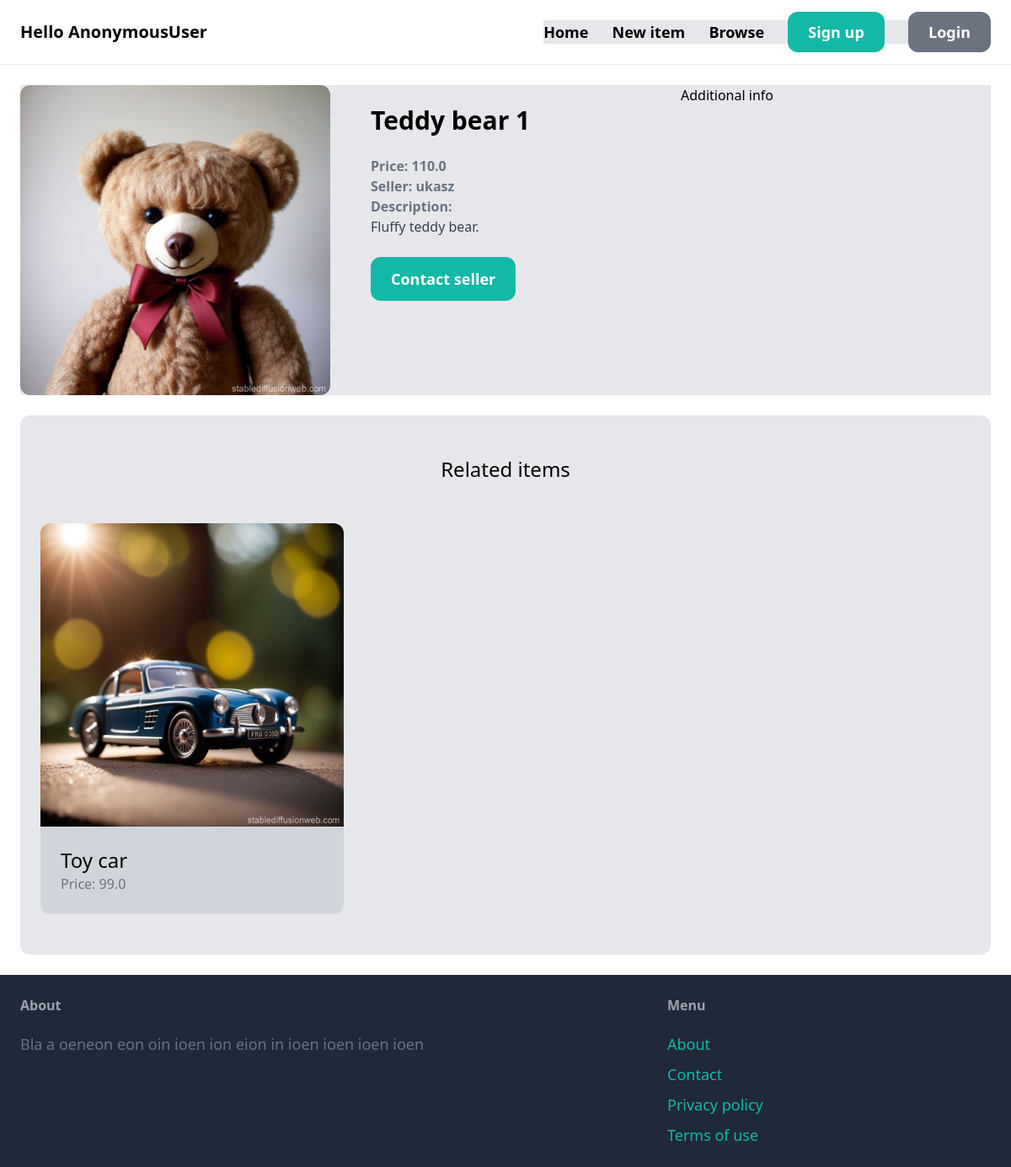
Page /items/1/ on the committed database.
### item/models.py (models this page shows, shortened)
class Item(models.Model):
    category    = models.ForeignKey(Category, related_name="items", on_delete=models.CASCADE)
    name        = models.CharField(max_length=120)
    description = models.TextField(blank=True, null=True)
    price       = models.FloatField()
    image       = models.ImageField(upload_to="item_images", blank=True, null=True)
    is_sold     = models.BooleanField(default=False)
    created_by  = models.ForeignKey(User, related_name="items", on_delete=models.CASCADE)
    created_at  = models.DateTimeField(auto_now_add=True)

### item/views.py (the view)
# urls.py: path("<int:pk>/", views.detail_view, name="detail-view"),
def detail_view(request, pk):
    item = get_object_or_404(Item, pk=pk)
    related_items = Item.objects.filter(category=item.category, is_sold=False).exclude(pk=pk)[:3]
    context = {
        "item": item,
        "related_items": related_items}
    return render(request, "item/item_detail.html", context)

### item/templates/item/item_detail.html (shortened to what this page needs)
{% extends "core/core_base.html" %}
{% block content %}
    <div class="grid grid-cols-3 gap-6 bg-gray-200">
        <div class="cols-span-3">
            <img src="{{ item.image.url }}" class="rounded-xl"></img>
        </div>
        <div class="cols-span-2 p-6 bg-gray-200 rounded-xl">
            <h1 class="mb-6 font-semibold text-3xl ">{{ item.name }}</h1>
            <p class="text-gray-500 font-semibold">Price: {{ item.price }}</p>
            <p class="text-gray-500"><strong>Seller: {{ item.created_by.username }}</strong></p>
            {% if item.description %}
                <p class="text-gray-700">
                <strong class="text-gray-500">Description:</strong><br>
                    {{ item.description }}
                </p>
            {% endif %}
            {% if request.user == item.created_by %}
                <div class="mt-6 p-6 bg-gray-300 rounded-xl">
                    <p>This is your item!</p>
                    <a href="{% url "item:edit-view" item.id %}" class="inline-block mt-6 px-6 py-3 text-lg font-semibold bg-teal-500 text-white rounded-xl hover:bg-teal-700">Edit</a>
                    <a href="{% url "item:delete-view" item.id %}" class="inline-block mt-6 px-6 py-3 text-lg font-semibold bg-red-500 text-white rounded-xl hover:bg-red-700 hover:text-black">Delete</a>
                </div>
            {% else %}
                <a href="{% url "conversation:new-view" item.id %}" class="inline-block mt-6 px-6 py-3 text-lg font-semibold bg-teal-500 text-white rounded-xl hover:bg-teal-700">Contact seller</a>
            {% endif %}
        </div>
        <div>
            <p>Additional info</p>
        </div>
    </div>
    <div class="mt-6 px-6 py-12 bg-gray-200 rounded-xl">
        <h2 class="mb-12 text-2xl text-center ">Related items</h2>
        <div class="grid grid-cols-3 gap-3">
            {% for item in related_items %}
                <div>
                    <a href="{% url 'item:detail-view' item.id %}">
                        <div>
                            <img src="{{ item.image.url }}" class="rounded-t-xl"></img>
                        </div>
                        <div class="p-6 bg-gray-300 rounded-b-xl">
                            <h2 class="text-2xl ">{{ item.name }}</h2>
                            <p class="text-gray-500">Price: {{ item.price }}</p>
                        </div>
                    </a>
                </div>
            {% endfor %}
        </div>
    </div>
{% endblock content %}

### rows in the picture
Item: image (picture), name "Teddy bear 1", price "110.0", created_by.username "ukasz", description "Fluffy teddy bear."
Item: image (picture), name "Toy car", price "99.0"

### other values in the picture
{{ request.user }} "AnonymousUser"
